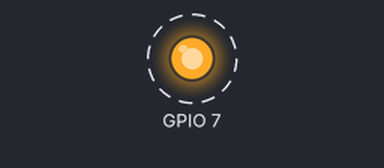
Recording of a program running on a simulated Raspberry Pi (BCM pin numbers). On the bench: output pins drawn as LEDs (lit = HIGH). Dashed ring = blinking.

Above: at 0.5 s.
Timing chart, 0 to 4.6 s (numbered marks = the images above):
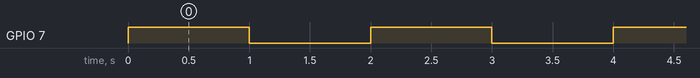

The program:

python_blink.py
```python
# Pyhon Blink. Pier Calderan 2015
# Cambiare il parametro time
# per impostare la temporizzazione
# -*- coding: utf-8 -*-

import RPi.GPIO as GPIO
import time
GPIO.setmode(GPIO.BCM)
GPIO.setup(7, GPIO.OUT)
GPIO.setwarnings(False)

while True:
        GPIO.output(7, True)
        time.sleep(1)
        GPIO.output(7, False)
        time.sleep(1)
#EOF
```

Measured:
- by itself, GPIO 7: alternates HIGH for 1.0 s and LOW for 1.0 s
